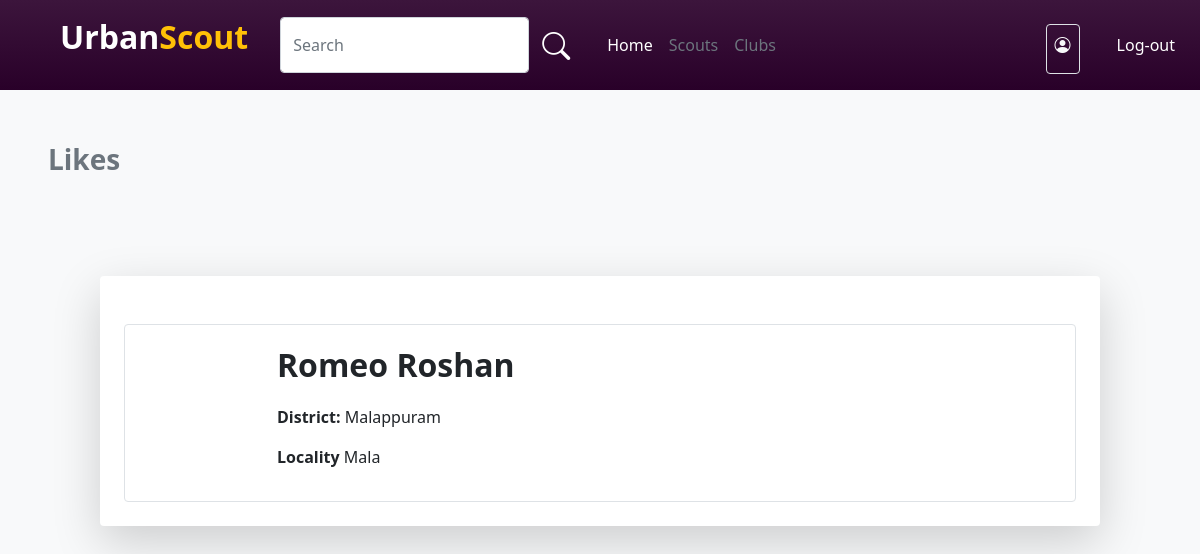
Before: /likesUsers/24 with the older database file.
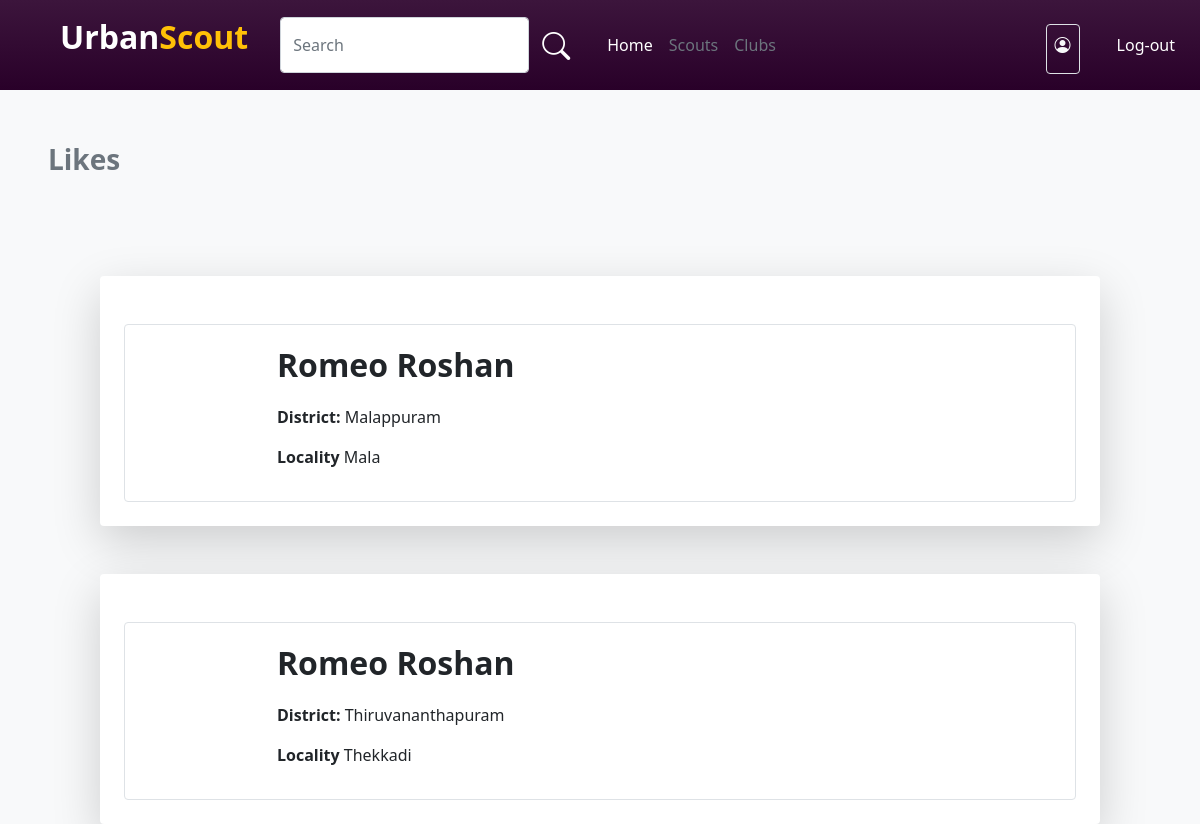
After: the same page with the newer database file.
### account/models.py (models this page shows)
class likes(models.Model):
    feed=models.ForeignKey(NewFeeds,on_delete=models.CASCADE)
    user=models.ForeignKey(User,on_delete=models.CASCADE,related_name='likes_as_user')

class User(AbstractUser):
    username=models.CharField(max_length=32, blank=True, null=True)
    USERNAME_FIELD = 'email'
    email = models.EmailField(unique=True)
    img=models.ImageField(upload_to='pics',default='https://img.freepik.com/free-icon/man_318-677829.jpg',null=True)
    is_player=models.BooleanField('is_player',default=False)
    is_club=models.BooleanField('is_club',default=False)
    is_scout=models.BooleanField('is_scout',default=False)
    player_dob = models.DateField(("Date of Birth"), default=date.today, validators=[validate_dob])
    player_pos = models.CharField(("Position"),default='',max_length=30,choices=Pos_Choice)
    district = models.CharField(("District"),default='',max_length=20,choices=District_Choice)
    locality = models.CharField(("Locality"),default='',max_length=50,blank=True)
    player_foot = models.CharField(("Prefered Foot"),default='',max_length=10,choices=Foot_Choice)
    player_ability = models.IntegerField(("Ability"),default=0,choices=Ability_Choice)
    club_reputation = models.IntegerField(("Club Reputation"),default=0,choices=Ability_Choice)
    player_potential = models.IntegerField(("Potential"),default=0,choices=Ability_Choice)
    desc=models.CharField(("Description"),max_length=100, default='')
    club_name=models.CharField((("Club Name")),default='',max_length=30)
    scouted_by=models.CharField(max_length=30,default='')
    REQUIRED_FIELDS = []

### account/views.py (the view)
# urls.py: path('likesUsers/<int:feed_id>',views.likesUsers,name="likesUsers"),
def likesUsers(request,feed_id):
    users=likes.objects.filter(feed_id=feed_id)
    return render(request,'likes.html',{'likes':users})

### template/likes.html (shortened to what the changed rows need)
{% load static %}
<!DOCTYPE html>
<html lang="en">
<head>
    <link rel="stylesheet" href="{% static 'style.css' %}">
    <link href="https://cdn.jsdelivr.net/npm/bootstrap@5.0.2/dist/css/bootstrap.min.css" rel="stylesheet"
>
    <link rel="stylesheet" href="https://cdn.jsdelivr.net/npm/bootstrap-icons@1.10.5/font/bootstrap-icons.css">
</head>
<body class="bg-light">
    <div class="d-flex flex-column align-items-center justify-content-center">
        {% for i in likes %}
        <div class="col-10 bg-white rounded p-4 shadow-lg mt-5">
            <div class="border mt-4 d-flex flex-lg-row flex-column justify-content-center justify-content-lg-start align-items-center w-100 p-3 rounded">
                <div class="d-flex align-items-center">
                    <div class="player-scout-img">
                    </div>
                </div>
                <div class="ms-3 col-lg-7 col-12">
                    {% if i.user.is_club %}
                    <p class="fs-2 fw-bold">{{i.user.club_name}}</p>
                    {% else %}
                    <p class="fs-2 fw-bold">{{i.user.first_name}} {{i.user.last_name}}</p>
                    {% endif %}
                    <p class=""><b>District: </b>{{i.user.district}} </p>
                    <p class=""><b>Locality </b>{{i.user.locality}}</p>
                </div>
            </div>
        </div>
        {% endfor %}
    </div>
</body>
</html>

Changed rows visible on the page:
added likes: user.first_name "Romeo", user.last_name "Roshan", user.district "Thiruvananthapuram", user.locality "Thekkadi"
